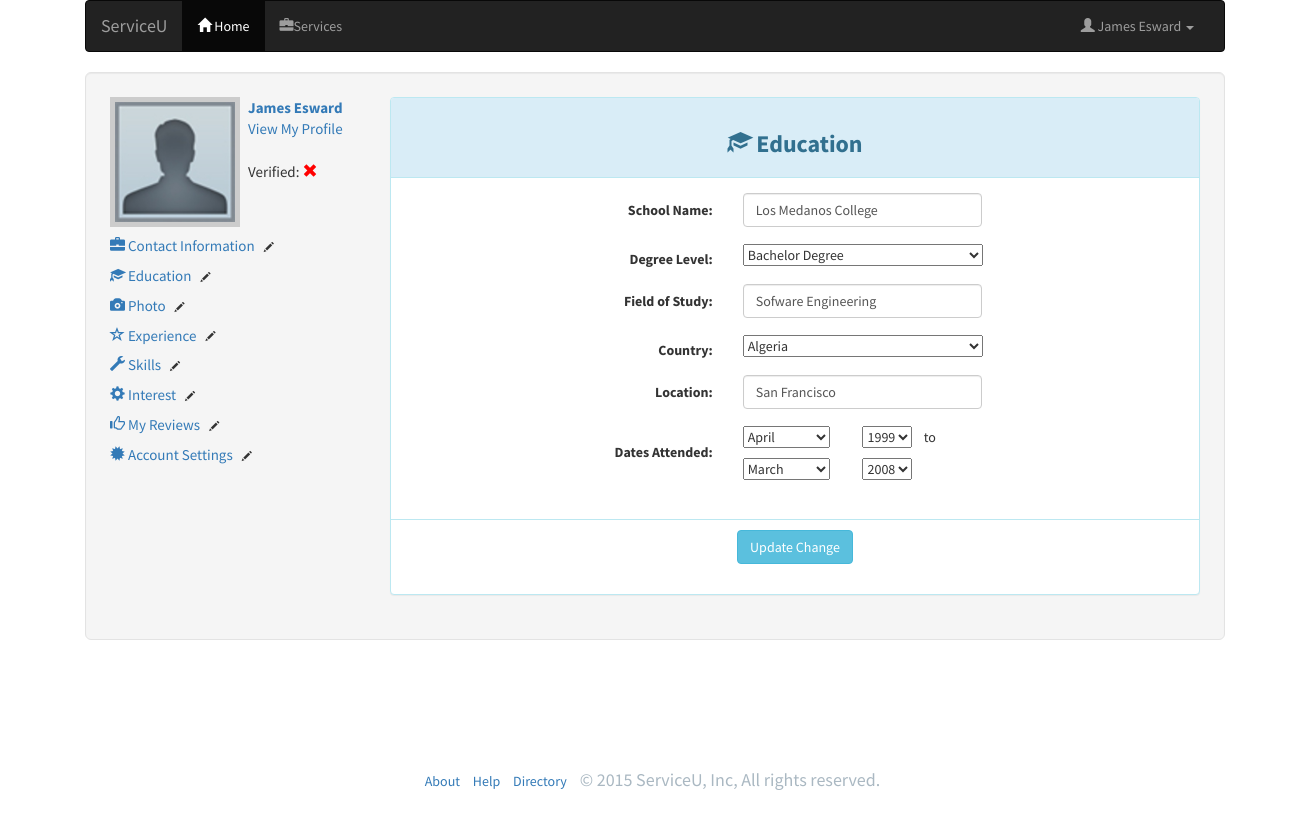
Page /editDegree.php?eduID=6 (signed in) on the committed database.
### tables this page shows
CREATE TABLE IF NOT EXISTS `usertable` (
  `userID` int(8) NOT NULL,
  `email` varchar(35) NOT NULL DEFAULT '',
  `firstName` varchar(20) NOT NULL,
  `lastName` varchar(20) NOT NULL,
  `userPhone` varchar(20) DEFAULT NULL,
  `password` varchar(20) NOT NULL,
  `verify` tinyint(1) NOT NULL DEFAULT '0',
  `degree` int(1) NOT NULL DEFAULT '0',
  `skill` varchar(300) NOT NULL DEFAULT 'na',
  `interest` varchar(300) NOT NULL DEFAULT 'na',
  `rate` int(1) NOT NULL DEFAULT '0',
  `verificationCode` varchar(10) NOT NULL
);

CREATE TABLE IF NOT EXISTS `useredutable` (
  `eduID` int(8) NOT NULL,
  `eduEmail` varchar(30) NOT NULL,
  `eduSchoolName` varchar(30) NOT NULL,
  `eduDegreeLevel` varchar(50) NOT NULL,
  `eduDegreeName` varchar(20) NOT NULL,
  `eduCountry` varchar(20) NOT NULL,
  `eduLocation` varchar(30) NOT NULL,
  `eduStartMonth` varchar(10) NOT NULL,
  `eduStartYear` varchar(10) NOT NULL,
  `eduEndMonth` varchar(10) NOT NULL,
  `eduEndYear` varchar(10) NOT NULL
);

### editDegree.php (the view, shortened to what the rows shown need)
<!DOCTYPE html>
<html lang="en">
<?php
    include("DatabaseFunctions.php");
?>
<?php
    if (!isset($_SESSION["loginEmail"]))
     {
        header("location: index.php");
        exit();
    }
    else{
       $userEmail = $_SESSION["loginEmail"];
    }
   ?>
<head>
    <link href="css/bootstrap.min.css" rel="stylesheet">
    <link href="css/bootstrap.css" rel="stylesheet">
    <link href="css/stylish-portfolio.css" rel="stylesheet">
    <link href="font-awesome/css/font-awesome.min.css" rel="stylesheet" type="text/css">
    <link rel="stylesheet" href="css/mycss.css">
</head>
<body>
    <?php include 'navigationbar.php' ?>
<div class="container">
     <div class="well well-lg">
        <div class="row">
            <div class="col-md-3">
                <div class="profileStart">
                        <div class="profileSet" id="Profile-List">
                            <a href="viewmyprofile.php"><b><?php echo getFullName($userEmail);?></b></a>
                            <br>
                            <br>
                            <br>
                        </div>
                </div>
            </div>
            <div class="col-md-9">
                <div class="panel panel-info">
                        <div class="panel-body">
                                     <form action="" role="form" method="POST" class="form-horizontal" id="userEducationEdit">
                                          <div class="form-group">
                                                        <div class="col-sm-4">
                                                          <input type="userSkill" name="eduSchoolName" class="form-control" placeholder="Type school full name..." value="<?php
                                                                              if(isset($_GET['eduID']))
                                                                                     {
                                                                                            $idEdu = $_GET['eduID'];
                                                                                            echo getUserSchoolName($idEdu);
                                                                                     }
                                                          ?>">
                                                        </div>
                                           </div>
                                            <div class="form-group">
                                                        <label for="userEDU" class="col-sm-5 control-label">Degree Level:</label>
                                                            <select name="eduDegreeLevel" style="margin-left: 15px; width: 240px; margin-top: 2px;" aria-labelledby="DegreeLevelLabel" id="DegreeLevel">
                                                            <?php
                                                                                 if(isset($_GET['eduID']))
                                                                                  {
                                                                                            $idEdu = $_GET['eduID'];
                                                                                            echo '<option selected="selected">' . getUserDegreeLevel($idEdu) . '</option>';
                                                                                     }
                                                                                 ?>
                                                            </select>
                                           </div>
                                          <div class="form-group">
                                                        <div class="col-sm-4">
                                                          <input type="userDegree" name="eduDegreeName" class="form-control" placeholder="Comuputer Science... (if applicable)..." value="<?php
                                                                              if(isset($_GET['eduID']))
                                                                                     {
                                                                                            $idEdu = $_GET['eduID'];
                                                                                            echo getUserDegreeName($idEdu);
                                                                                     }
                                                          ?>">
                                                        </div>
                                           </div>
                                            <div class="form-group">
                                                        <label for="userEDU" class="col-sm-5 control-label">Country:</label>
                                                        <select  name="eduCountry" style="margin-left: 15px; width: 240px; margin-top: 2px;" aria-labelledby="CountryIdLabel" id="CountryId">
                                                            <?php
                                                                                 if(isset($_GET['eduID']))
                                                                                  {
                                                                                            $idEdu = $_GET['eduID'];
                                                                                            echo '<option selected="selected">' . getUserEduCountry($idEdu) . '</option>';
                                                                                     }
                                                                                 else
                                                                                 {
                                                                                     echo  '<option selected="selected" value="United States" title="United States">United States </option>';
                                                                                 }?>
</select>
                                           </div>
                                          <div class="form-group">
                                                        <div class="col-sm-4">
                                                          <input type="userSkill" name="eduLocation" class="form-control" placeholder="City, State..." value="<?php
                                                                              if(isset($_GET['eduID']))
                                                                                     {
                                                                                            $idEdu = $_GET['eduID'];
                                                                                            echo getUserEduLocation($idEdu);
                                                                                     }
                                                          ?>">
                                                        </div>
                                           </div>
                                            <div class="form-group">
                                                        <label style="padding-top: 18px;" for="userEDU" class="col-sm-5 control-label">Dates Attended:</label>
                                                        <select style="margin-left: 15px; margin-top: 2px;" aria-labelledby="StartMonthLabel" id="StartMonth" name="eduStartMonth">
                                                             <?php
                                                                                 if(isset($_GET['eduID']))
                                                                                  {
                                                                                            $idExp = $_GET['eduID'];
                                                                                            echo '<option selected="selected">' . getUserEduStartMonth($idExp) . '</option>';
                                                                                     }
                                                                 ?>
    </select>
                                                        <select style="margin-left: 30px; margin-top: 2px;" aria-labelledby="StartYearLabel" id="StartYear" name="eduStartYear">
                                                            <?php
                                                                                 if(isset($_GET['eduID']))
                                                                                  {
                                                                                            $idExp = $_GET['eduID'];
                                                                                            echo '<option selected="selected">' . getUserEduStartYear($idExp) . '</option>';
                                                                                     }
                                                                                  ?>
    </select>
                                                        &nbsp&nbsp to
                                                        <br>
                                                        <select style="margin-left: 15px; margin-top: 10px;" aria-labelledby="StartMonthLabel" id="StartMonth" name="eduEndMonth">
                                                            <?php
                                                                                 if(isset($_GET['eduID']))
                                                                                  {
                                                                                            $idExp = $_GET['eduID'];
                                                                                            echo '<option selected="selected">' . getUserEduEndMonth($idExp) . '</option>';
                                                                                     }
                                                                                  ?>
</select>
                                                        <select style="margin-left: 30px; margin-top: 2px;"aria-labelledby="StartYearLabel" id="StartYear" name="eduEndYear">
                                                            <?php
                                                                                 if(isset($_GET['eduID']))
                                                                                  {
                                                                                            $idExp = $_GET['eduID'];
                                                                                            echo '<option selected="selected">' . getUserEduEndYear($idExp) . '</option>';
                                                                                     }
                                                                                  ?>
                                                        </select>
                                           </div>
                                    </form>
                                    </div>
                         </div>
                    </div>
                </div>
            </div>
     </div>
</body>
</html>

### navigationbar.php (shortened to what the rows shown need)
   <div class="container">
     <nav role="navigation" class="navbar navbar-inverse">
        <div id="navbarCollapse" class="collapse navbar-collapse">
            <ul class="nav navbar-nav pull-right">
            <li class="dropdown">
                <a href="#" data-toggle="dropdown"> <span class="glyphicon glyphicon-user"></span> <?php echo getFullName($userEmail); ?>
                <span class="caret"</span></a>
            </li>
            </ul>
        </div>
    </nav>
</div>

### rows in the picture
usertable: getFullName($userEmail) "James Esward"
useredutable: eduSchoolName "Los Medanos College", eduDegreeLevel "Bachelor Degree", eduDegreeName "Sofware Engineering", eduCountry "Algeria", eduLocation "San Francisco", eduStartMonth "April", eduStartYear "1999", eduEndMonth "March", eduEndYear "2008"
